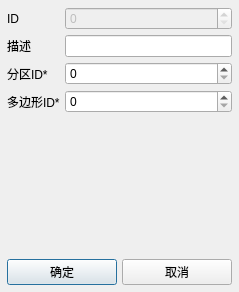
<?xml version="1.0" encoding="UTF-8"?>
<ui version="4.0">
 <class>DialogPolygon</class>
 <widget class="QDialog" name="DialogPolygon">
  <property name="geometry">
   <rect>
    <x>0</x>
    <y>0</y>
    <width>239</width>
    <height>292</height>
   </rect>
  </property>
  <property name="windowTitle">
   <string>多边形属性</string>
  </property>
  <layout class="QGridLayout" name="gridLayout" rowstretch="0,1,0">
   <property name="leftMargin">
    <number>7</number>
   </property>
   <property name="topMargin">
    <number>7</number>
   </property>
   <property name="rightMargin">
    <number>7</number>
   </property>
   <property name="bottomMargin">
    <number>7</number>
   </property>
   <property name="spacing">
    <number>5</number>
   </property>
   <item row="0" column="0">
    <layout class="QFormLayout" name="lyt_id">
     <item row="0" column="0">
      <widget class="QLabel" name="label">
       <property name="text">
        <string>ID</string>
       </property>
      </widget>
     </item>
     <item row="0" column="1">
      <widget class="QSpinBox" name="sbx_id">
       <property name="enabled">
        <bool>false</bool>
       </property>
       <property name="readOnly">
        <bool>false</bool>
       </property>
       <property name="maximum">
        <number>999999999</number>
       </property>
      </widget>
     </item>
     <item row="1" column="0">
      <widget class="QLabel" name="label_2">
       <property name="text">
        <string>描述</string>
       </property>
      </widget>
     </item>
     <item row="1" column="1">
      <widget class="QLineEdit" name="le_desc"/>
     </item>
     <item row="2" column="0">
      <widget class="QLabel" name="label_3">
       <property name="text">
        <string>分区ID*</string>
       </property>
      </widget>
     </item>
     <item row="2" column="1">
      <widget class="QSpinBox" name="sbx_area_id">
       <property name="enabled">
        <bool>true</bool>
       </property>
       <property name="readOnly">
        <bool>false</bool>
       </property>
       <property name="maximum">
        <number>999999999</number>
       </property>
      </widget>
     </item>
     <item row="3" column="0">
      <widget class="QLabel" name="label_4">
       <property name="text">
        <string>多边形ID*</string>
       </property>
      </widget>
     </item>
     <item row="3" column="1">
      <widget class="QSpinBox" name="sbx_storage_id">
       <property name="enabled">
        <bool>true</bool>
       </property>
       <property name="readOnly">
        <bool>false</bool>
       </property>
       <property name="maximum">
        <number>999999999</number>
       </property>
      </widget>
     </item>
    </layout>
   </item>
   <item row="1" column="0">
    <layout class="QFormLayout" name="lyt_pos"/>
   </item>
   <item row="2" column="0">
    <layout class="QHBoxLayout" name="horizontalLayout_3">
     <item>
      <widget class="QPushButton" name="pushButton_ok">
       <property name="text">
        <string>确定</string>
       </property>
      </widget>
     </item>
     <item>
      <widget class="QPushButton" name="pushButton_cancel">
       <property name="text">
        <string>取消</string>
       </property>
      </widget>
     </item>
    </layout>
   </item>
  </layout>
 </widget>
 <resources/>
 <connections/>
</ui>
